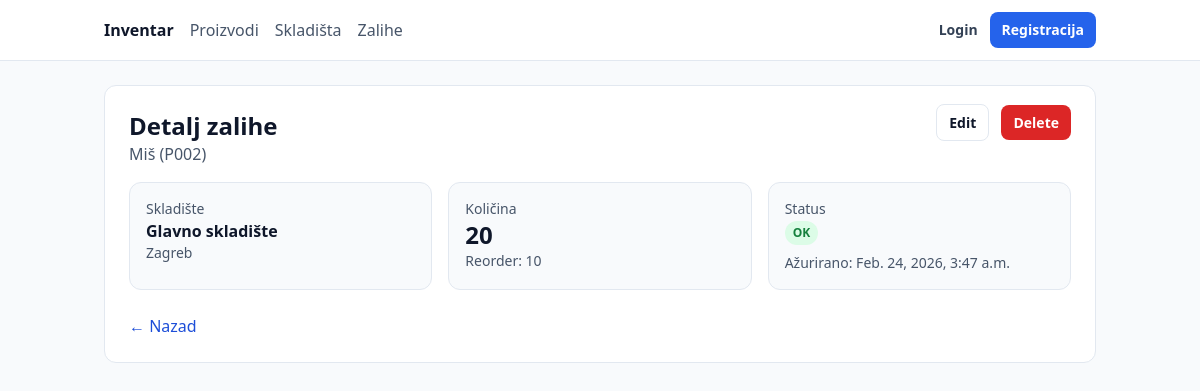
/stock/2/, run on the app's committed database.
### inventory/models.py (models this page shows, shortened)
class StockItem(models.Model):
    warehouse = models.ForeignKey(Warehouse, on_delete=models.CASCADE, related_name="stock_items")
    product = models.ForeignKey(Product, on_delete=models.CASCADE, related_name="stock_items")
    quantity = models.PositiveIntegerField(default=0)
    updated_at = models.DateTimeField(auto_now=True)
    class Meta:
        constraints = [
            models.UniqueConstraint(fields=["warehouse", "product"], name="unique_product_per_warehouse")
        ]

class Product(models.Model):
    sku = models.CharField(max_length=50, unique=True)
    name = models.CharField(max_length=120)
    price = models.DecimalField(max_digits=10, decimal_places=2)
    reorder_level = models.PositiveIntegerField(default=0)

class Warehouse(models.Model):
    name = models.CharField(max_length=120)
    city = models.CharField(max_length=120)
    capacity = models.PositiveIntegerField()

### inventory/views.py (the view)
# urls.py: path("stock/<int:pk>/", views.StockItemDetailView.as_view(), name="stockitem_detail"),
class StockItemDetailView(DetailView):
    model = StockItem
    template_name = "inventory/stockitem_detail.html"
    context_object_name = "stockitem"

### templates/inventory/stockitem_detail.html (shortened to what this page needs)
{% extends "base.html" %}
{% block content %}
  <div class="bg-white border border-slate-200 rounded-xl p-6">
    <div class="flex items-start justify-between gap-4">
      <div>
        <h1 class="text-2xl font-bold">Detalj zalihe</h1>
        <p class="text-slate-600">{{ stockitem.product.name }} ({{ stockitem.product.sku }})</p>
      </div>
      <div>
        <a class="px-3 py-2 rounded-lg border border-slate-200 bg-white hover:bg-slate-50 text-sm font-semibold mr-2"
           href="{% url 'stockitem_edit' stockitem.pk %}">Edit</a>
        <a class="px-3 py-2 rounded-lg bg-red-600 hover:bg-red-700 text-white text-sm font-semibold"
           href="{% url 'stockitem_delete' stockitem.pk %}">Delete</a>
      </div>
    </div>
    <div class="mt-4 grid grid-cols-1 md:grid-cols-3 gap-4">
      <div class="bg-slate-50 border border-slate-200 rounded-xl p-4">
        <div class="text-slate-600 text-sm">Skladište</div>
        <div class="font-semibold">{{ stockitem.warehouse.name }}</div>
        <div class="text-slate-600 text-sm">{{ stockitem.warehouse.city }}</div>
      </div>
      <div class="bg-slate-50 border border-slate-200 rounded-xl p-4">
        <div class="text-slate-600 text-sm">Količina</div>
        <div class="text-2xl font-bold">{{ stockitem.quantity }}</div>
        <div class="text-slate-600 text-sm">Reorder: {{ stockitem.product.reorder_level }}</div>
      </div>
      <div class="bg-slate-50 border border-slate-200 rounded-xl p-4">
        <div class="text-slate-600 text-sm">Status</div>
        {% if stockitem.quantity <= stockitem.product.reorder_level %}
          <span class="inline-flex items-center px-2 py-1 rounded-full bg-red-100 text-red-700 text-xs font-semibold">
            LOW STOCK
          </span>
        {% else %}
          <span class="inline-flex items-center px-2 py-1 rounded-full bg-green-100 text-green-700 text-xs font-semibold">
            OK
          </span>
        {% endif %}
        <div class="text-slate-600 text-sm mt-2">Ažurirano: {{ stockitem.updated_at }}</div>
      </div>
    </div>
    <div class="mt-6">
      <a class="text-blue-700 hover:underline" href="{% url 'stockitem_list' %}">← Nazad</a>
    </div>
  </div>
{% endblock %}

### data on the page
StockItem: product.name "Miš", product.sku "P002", warehouse.name "Glavno skladište", warehouse.city "Zagreb", quantity "20", product.reorder_level "10", updated_at "Feb. 24, 2026, 3:47 a.m."
